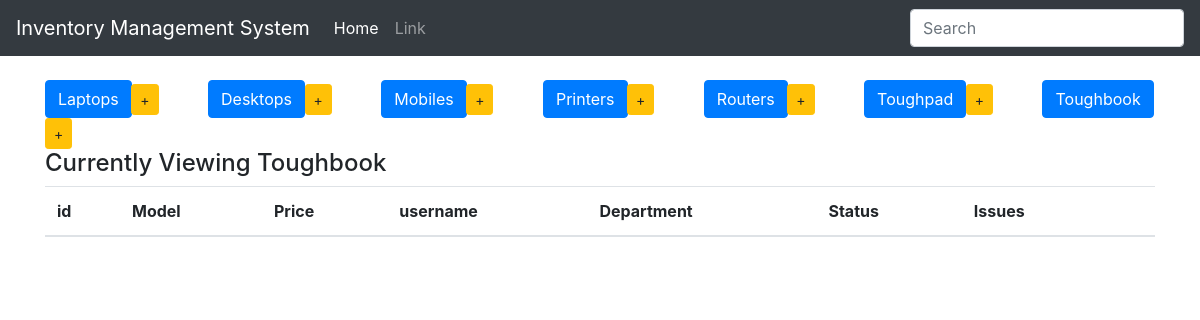
Page /toughbook on the earlier database version.
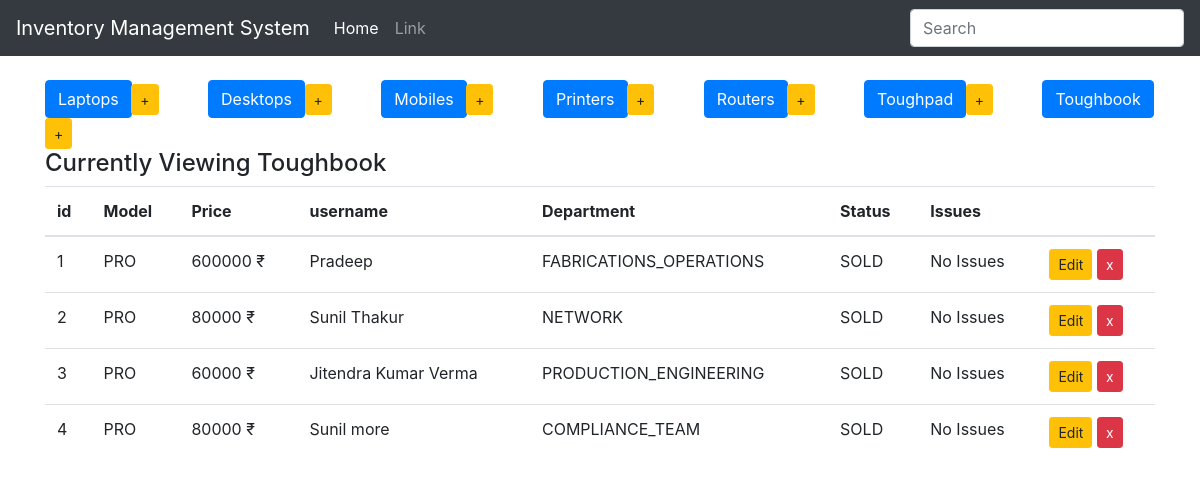
Same page on the later database version.
### inventory/models.py (models this page shows, shortened)
class Device(models.Model):
    type = models.CharField(max_length=200, blank=False)
    price = models.IntegerField()
    user_name = models.CharField(max_length=200) # koi aur model ho users ki to vo bhi daal skte
    choices_department = (
                        ('QUALITY', 'Quality'),
                        ('MAINTENANCE', 'Maintenance'),
                        ('MEP', 'MEP'),
                        ('PROJECTS_CENTER_SERVICES', 'Projects & Center Services'),
                        ('SAFETY', 'Safety'),
                        ('PROGRAM_MANAGEMENT', 'Program Management'),
                        ('FABRICATIONS_OPERATIONS', 'Fabrications Operations'),
                        ('RECEPTIONS', 'Receptions'),
                        ('COMPLIANCE_TEAM', 'Compliance Team'),
                        ('HUMAN_RESOURCE', 'Human Resource'),
                        ('CENTRAL_PURCHASE', 'Central Purchase'),
                        ('FINANCE', 'Finance'),
                        ('NPP', 'NPP'),
                        ('PRODUCTION_ENGINEERING', 'Production Engineering'),
                        ('DESIGN_CENTER', 'Design Center'),
                        ('SERVICE_TEAM', 'Service Team'),
                        ('IT', 'IT'),
                        ('NETWORK', 'Network'),
                        )
    department = models.CharField(max_length=200,choices=choices_department )
    choices = (
        ('AVAILABLE', 'Item ready to be purchased'),
        ('SOLD', 'Item already purchased'),
        ('RESTOCKING', 'Item restocking in few days'),
        ('NOT AVAILABLE','Item currently not available')
    )
    status = models.CharField(max_length=10, choices=choices, default='SOLD')
    issues = models.CharField(max_length=50, default="No Issues")
    class Meta:
        abstract = True

class Toughbook(Device):
    pass

### inventory/views.py (the view)
# urls.py: url(r'^toughbook$', display_toughbook, name="display_toughbook"),
def display_toughbook(request):
    items = Toughbook.objects.all()
    context = {
        'items': items,
        'header': 'Toughbook',
    }
    return render(request,'inv/index.html', context)

### inventory/templates/inv/index.html
{% extends 'inv/base.html' %}
{% load static %}
{% block body %}
<div class="add_buttons">
  <div class="button-group">
    <a href="{% url 'display_laptops' %}" class="btn btn-primary btn-md btn-trim" role="button"> Laptops</a>
    <a href="{% url 'add_laptop' %}" class="btn btn-warning btn-sm btn-pad" role="button"> +</a>
    <a href="{% url 'display_desktops' %}" class="btn btn-primary btn-md btn-trim" role="button"> Desktops</a>
    <a href="{% url 'add_desktop' %}" class="btn btn-warning btn-sm btn-pad" role="button"> +</a>
    <a href="{% url 'display_mobiles' %}" class="btn btn-primary btn-md btn-trim" role="button"> Mobiles</a>
    <a href="{% url 'add_mobile' %}" class="btn btn-warning btn-sm btn-pad" role="button"> +</a>
    <a href="{% url 'display_printers' %}" class="btn btn-primary btn-md btn-trim" role="button"> Printers</a>
    <a href="{% url 'add_printer' %}" class="btn btn-warning btn-sm btn-pad" role="button"> +</a>
    <a href="{% url 'display_routers' %}" class="btn btn-primary btn-md btn-trim" role="button"> Routers</a>
    <a href="{% url 'add_router' %}" class="btn btn-warning btn-sm btn-pad" role="button"> +</a>
    <a href="{% url 'display_toughpad' %}" class="btn btn-primary btn-md btn-trim" role="button"> Toughpad</a>
    <a href="{% url 'add_toughpad' %}" class="btn btn-warning btn-sm btn-pad" role="button"> +</a>
    <a href="{% url 'display_toughbook' %}" class="btn btn-primary btn-md btn-trim" role="button"> Toughbook</a>
    <a href="{% url 'add_toughbook' %}" class="btn btn-warning btn-sm btn-pad" role="button"> +</a>
  </div>
</div>
<div>
  <h4>Currently Viewing {{ header }}</h4>
</div>
<table class="table table-hover">
  <thead>
    <tr>
      <th>id</th>
      <th>Model</th>
      <th>Price</th>
      <th>username</th>
      <th>Department</th>
      <th>Status</th>
      <th>Issues</th>
      <th></th>
    </tr>
  </thead>
  <tbody>
    {% for item in items %}
    <tr>
      <td>{{ item.pk }}</td>
      <td>{{ item.type }}</td>
      <td>{{ item.price }} ₹</td>
      <td>{{ item.user_name }}</td>
      <td>{{ item.department }}</td>
      <td>{{ item.status }}</td>
      <td>{{ item.issues }}</td>
      {% if header|lower == "laptops" %}
      <td>
        <a href="{% url 'edit_laptop' item.pk %}" class="btn btn-warning btn-sm" role="button" aria-pressed="true"> Edit</a>
        <a href="{% url 'delete_laptop' item.pk %}" class="btn btn-danger btn-sm" role="button" aria-pressed="true"> x</a>
      </td>
      {% elif header|lower == "desktops" %}
      <td>
        <a href="{% url 'edit_desktop' item.pk %}" class="btn btn-warning btn-sm" role="button" aria-pressed="true"> Edit</a>
        <a href="{% url 'delete_desktop' item.pk %}" class="btn btn-danger btn-sm" role="button" aria-pressed="true"> x</a>
      </td>
      {% elif header|lower == "mobiles" %}
      <td>
        <a href="{% url 'edit_mobile' item.pk %}" class="btn btn-warning btn-sm" role="button" aria-pressed="true"> Edit</a>
        <a href="{% url 'delete_mobile' item.pk %}" class="btn btn-danger btn-sm" role="button" aria-pressed="true"> x</a>
      </td>
      {% elif header|lower == "printers" %}
      <td>
        <a href="{% url 'edit_printers' item.pk %}" class="btn btn-warning btn-sm" role="button" aria-pressed="true"> Edit</a>
        <a href="{% url 'delete_printer' item.pk %}" class="btn btn-danger btn-sm" role="button" aria-pressed="true"> x</a>
      </td>
      {% elif header|lower == "routers" %}
      <td>
        <a href="{% url 'edit_routers' item.pk %}" class="btn btn-warning btn-sm" role="button" aria-pressed="true"> Edit</a>
        <a href="{% url 'delete_router' item.pk %}" class="btn btn-danger btn-sm" role="button" aria-pressed="true"> x</a>
      </td>
      {% elif header|lower == "toughpad" %}
      <td>
        <a href="{% url 'edit_toughpad' item.pk %}" class="btn btn-warning btn-sm" role="button" aria-pressed="true"> Edit</a>
        <a href="{% url 'delete_toughpad' item.pk %}" class="btn btn-danger btn-sm" role="button" aria-pressed="true"> x</a>
      </td>
      {% elif header|lower == "toughbook" %}
      <td>
        <a href="{% url 'edit_toughbook' item.pk %}" class="btn btn-warning btn-sm" role="button" aria-pressed="true"> Edit</a>
        <a href="{% url 'delete_toughbook' item.pk %}" class="btn btn-danger btn-sm" role="button" aria-pressed="true"> x</a>
      </td>
      {% endif %}
    </tr>
    {% endfor %}
  </tbody>
</table>
{% endblock %}

### inventory/templates/inv/base.html (shortened to what this page needs)
<!DOCTYPE html>
<html>
  <head>
  </head>
  {% load static %}
<head>
</head>
  <link rel="stylesheet" type="text/css" href="{% static '/css/style.css' %}"/>
  <link rel="stylesheet" type="text/css" href="{% static '/css/bootstrap.min.css' %}"/>
    <nav class="navbar navbar-expand navbar-dark bg-dark">
  <a class="navbar-brand" href="#">Inventory Management System  </a>
  <div class="collapse navbar-collapse" id="navbarsExample02">
    <ul class="navbar-nav mr-auto">
      <li class="nav-item active">
        <a class="nav-link" href="{% url 'index' %}">Home <span class="sr-only">(current)</span></a>
      </li>
      <li class="nav-item">
        <a class="nav-link" href="#">Link</a>
      </li>
    </ul>
    <form class="form-inline my-2 my-md-0">
      <input class="form-control" type="text" placeholder="Search">
    </form>
  </div>
</nav>
    <br>
    <div class="container">
      {% block body %}
      {% endblock%}
    </div>
  </body>
</html>

### inventory/static/css/style.css (style rules this page uses)
.btn-pad { margin-right: 45px; }
.btn-trim { margin-right: -5px }

Differences in the rows shown:
added Toughbook: pk "1", type "PRO", price "600000", user_name "Pradeep", department "FABRICATIONS_OPERATIONS", status "SOLD", issues "No Issues"
added Toughbook: pk "2", type "PRO", price "80000", user_name "Sunil Thakur", department "NETWORK", status "SOLD", issues "No Issues"
added Toughbook: pk "3", type "PRO", price "60000", user_name "Jitendra Kumar Verma", department "PRODUCTION_ENGINEERING", status "SOLD", issues "No Issues"
added Toughbook: pk "4", type "PRO", price "80000", user_name "Sunil more", department "COMPLIANCE_TEAM", status "SOLD", issues "No Issues"
